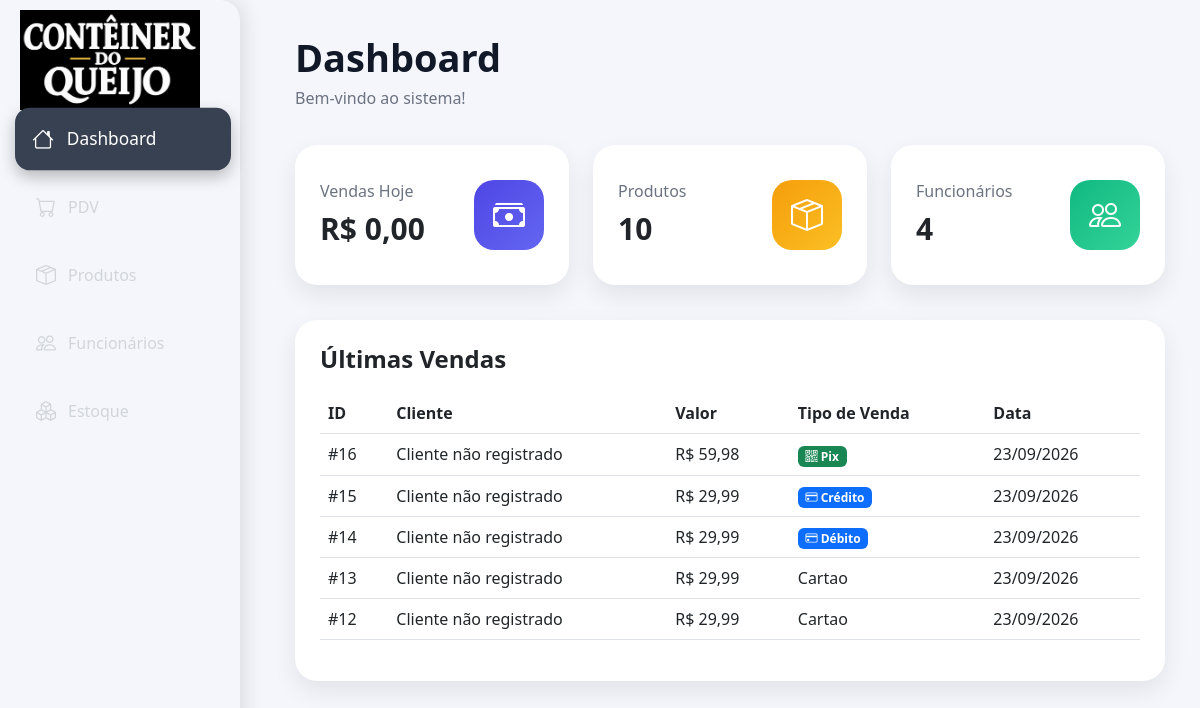
The page /PDV/index.php on the database as committed earlier.
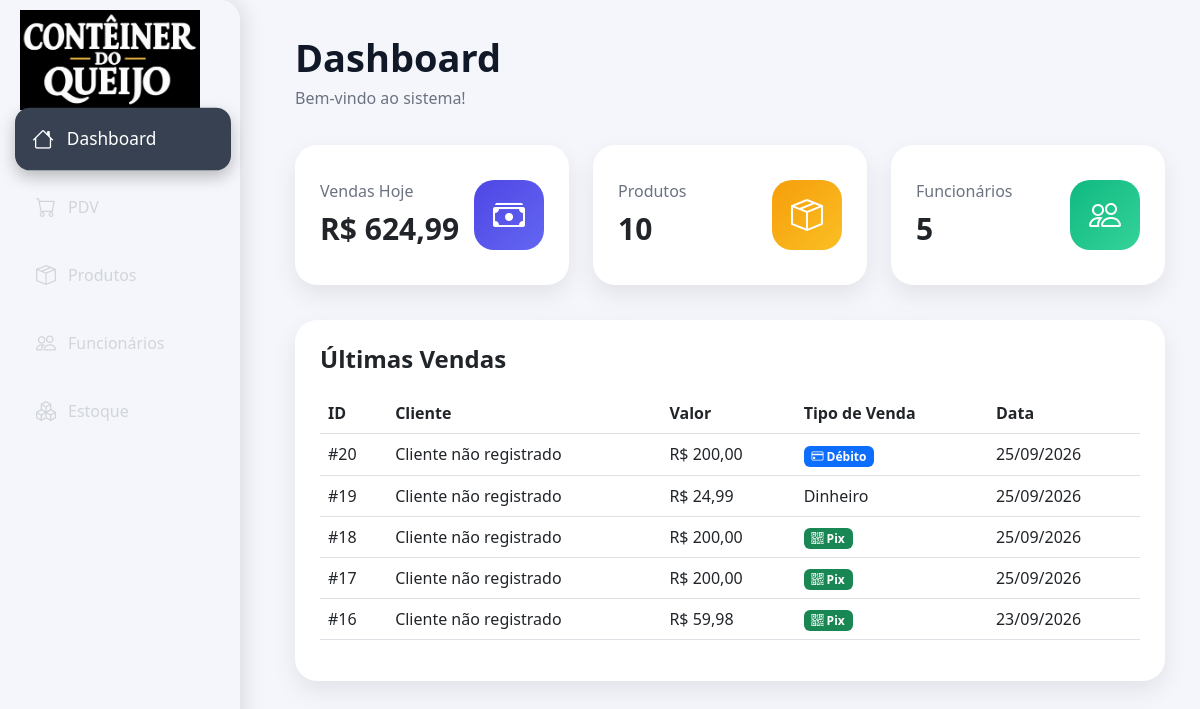
The same page on the database as committed later.
### tables this page shows
CREATE TABLE IF NOT EXISTS `vendas` (
  `idVendas` int(11) NOT NULL AUTO_INCREMENT,
  `valor` float(10,2) DEFAULT NULL,
  `data` date DEFAULT NULL,
  `formaDePagamento` enum('Dinheiro','Cartao','Debito','Credito','Pix','Crediario') NOT NULL,
  `idProduto` int(11) DEFAULT NULL,
  `idCliente` int(11) DEFAULT NULL,
  PRIMARY KEY (`idVendas`),
  KEY `idProduto` (`idProduto`),
  KEY `idCliente` (`idCliente`)
);

### PDV/index.php (the view, shortened to what this page needs)
<?php
include 'conexao.php';
$sql_vendas = "
SELECT SUM(valor) AS total_hoje
FROM vendas
WHERE DATE(data) = CURDATE()
";
$result_vendas = mysqli_query($conn, $sql_vendas);
$dados_vendas = mysqli_fetch_assoc($result_vendas);
$total_hoje = $dados_vendas['total_hoje'];
if($total_hoje == null){
    $total_hoje = 0;
}
$sql_produtos = "SELECT COUNT(*) AS total_produtos FROM produtos";
$result_produtos = mysqli_query($conn, $sql_produtos);
$dados_produtos = mysqli_fetch_assoc($result_produtos);
$total_produtos = $dados_produtos['total_produtos'];
$sql_funcionarios = "
SELECT COUNT(*) AS total_funcionarios
FROM funcionarios
";
$result_funcionarios = mysqli_query($conn, $sql_funcionarios);
$dados_funcionarios = mysqli_fetch_assoc($result_funcionarios);
$total_funcionarios = $dados_funcionarios['total_funcionarios'];
?>
<!DOCTYPE html>
<html lang="pt-br">
<head>
  <link href="https://cdn.jsdelivr.net/npm/bootstrap@5.3.0/dist/css/bootstrap.min.css" rel="stylesheet">
  <link rel="stylesheet"
  href="https://cdn.jsdelivr.net/npm/bootstrap-icons@1.11.3/font/bootstrap-icons.min.css">
  <link rel="stylesheet" href="css/estilo.css">
</head>
<body >
  <div class="sidebar">
    <img id="logo" src="../imagens/logo.jpeg" style="height: 100px; width: 180px; margin-left: 0px; margin-right: 0px; margin-top: -20px;">
    <a href="index.php" class="ativo">
    <i class="bi bi-house"></i>
    Dashboard
</a>
    <a href="pdv.html">
      <i class="bi bi-cart"></i>
      PDV
    </a>
    <a href="produtos.html">
      <i class="bi bi-box-seam"></i>
      Produtos
    </a>
    <a href="funcionarios.html">
      <i class="bi bi-people"></i>
      Funcionários
    </a>
    <a href="estoque.php">
  <i class="bi bi-boxes"></i>
  Estoque
</a>
  </div>
  <div class="content">
    <h1 class="titulo">Dashboard</h1>
    <p class="subtitulo">Bem-vindo ao sistema!</p>
    <div class="row g-4">
      <div class="col-md-4">
        <div class="card-dashboard">
          <div>
            <h6>Vendas Hoje</h6>
            <h3>
    R$ <?= number_format($total_hoje, 2, ',', '.') ?>
</h3>
          </div>
          <div class="icon-card bg-vendas">
            <i class="bi bi-cash-stack"></i>
          </div>
        </div>
      </div>
      <div class="col-md-4">
        <div class="card-dashboard">
          <div>
            <h6>Produtos</h6>
            <h3><?= $total_produtos ?></h3>
          </div>
          <div class="icon-card bg-produtos">
            <i class="bi bi-box-seam"></i>
          </div>
        </div>
      </div>
      <div class="col-md-4">
        <div class="card-dashboard">
          <div>
            <h6>Funcionários</h6>
            <h3><?= $total_funcionarios ?></h3>
          </div>
          <div class="icon-card bg-funcionarios">
            <i class="bi bi-people"></i>
          </div>
        </div>
      </div>
    </div>
    <div class="painel">
      <h4>Últimas Vendas</h4>
      <table class="table table-hover">
      <thead>
  <tr>
    <th>ID</th>
    <th>Cliente</th>
    <th>Valor</th>
    <th>Tipo de Venda</th>
    <th>Data</th>
  </tr>
</thead>
        <tbody>
<?php
$sql_ultimas = "
SELECT *
FROM vendas
ORDER BY idVendas DESC
LIMIT 5
";
$result_ultimas = mysqli_query($conn, $sql_ultimas);
while($venda = mysqli_fetch_assoc($result_ultimas)){
?>
<tr>
<td>
    #<?= $venda['idVendas'] ?>
</td>
<td>
    Cliente não registrado
</td>
<td>
    R$ <?= number_format($venda['valor'], 2, ',', '.') ?>
</td>
<td>
    <?php
    $forma = strtolower(
        $venda['formaDePagamento']
    );
    if ($forma === 'pix') {
        echo '<span class="badge bg-success">
                <i class="bi bi-qr-code"></i>
                Pix
              </span>';
    } elseif ($forma === 'debito') {
        echo '<span class="badge bg-primary">
                <i class="bi bi-credit-card"></i>
                Débito
              </span>';
    } elseif ($forma === 'credito') {
        echo '<span class="badge bg-primary">
                <i class="bi bi-credit-card"></i>
                Crédito
              </span>';
    } else {
        echo htmlspecialchars(
            $venda['formaDePagamento']
        );
    }
    ?>
</td>
<td>
    <?= date(
        'd/m/Y',
        strtotime($venda['data'])
    ) ?>
</td>
</tr>
<?php } ?>
</tbody>
      </table>
    </div>
  </div>
</body>
</html>

Rows that differ between the two databases and show on the page:
no longer on this page (row unchanged): vendas: idVendas "15", valor "29,99", formaDePagamento "Credito" (drawn), data "23/09/2026"
no longer on this page (row unchanged): vendas: idVendas "14", valor "29,99", formaDePagamento "Debito" (drawn), data "23/09/2026"
no longer on this page (row unchanged): vendas: idVendas "13", valor "29,99", formaDePagamento "Cartao", data "23/09/2026"
no longer on this page (row unchanged): vendas: idVendas "12", valor "29,99", formaDePagamento "Cartao", data "23/09/2026"
added vendas: idVendas "20", valor "200,00", formaDePagamento "Debito" (drawn), data "25/09/2026"
added vendas: idVendas "19", valor "24,99", formaDePagamento "Dinheiro", data "25/09/2026"
added vendas: idVendas "18", valor "200,00", formaDePagamento "Pix" (drawn), data "25/09/2026"
added vendas: idVendas "17", valor "200,00", formaDePagamento "Pix" (drawn), data "25/09/2026"
Other text that changed with them:
$total_hoje: "0,00" → "624,99"
$total_funcionarios: "4" → "5"
